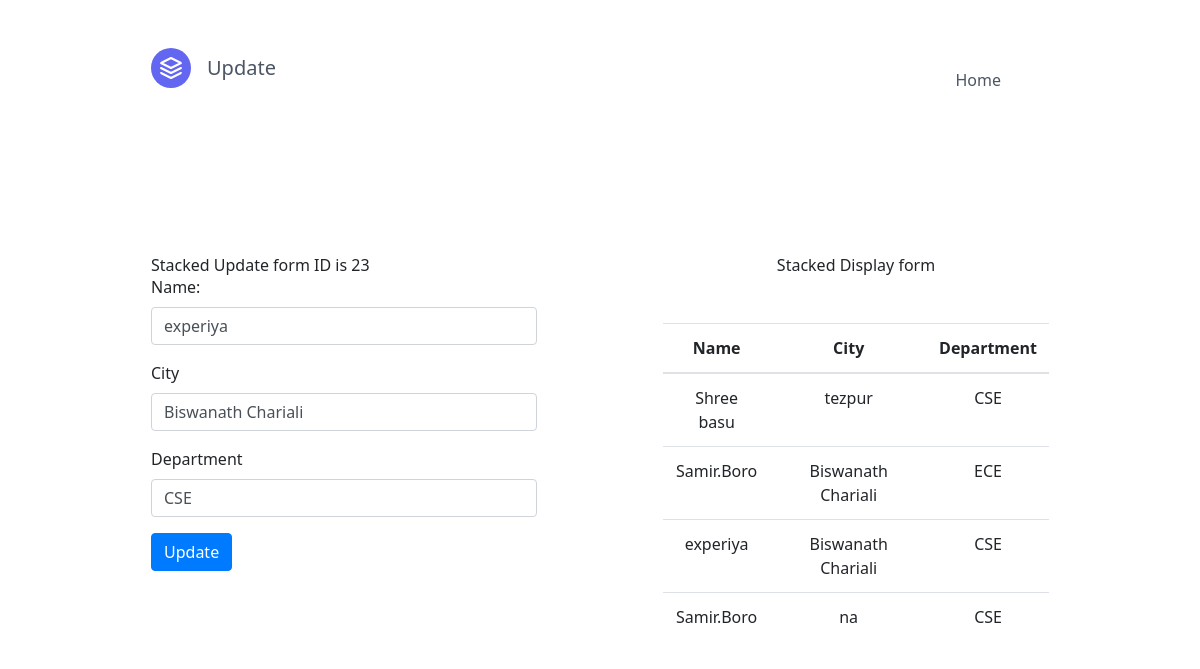
Page /update/23 on the committed database.
### curd/models.py (models this page shows, shortened)
class details(models.Model):
    sno=models.AutoField(primary_key=True)
    name=models.CharField(max_length=25)
    city=models.CharField(max_length=30)
    dept=models.CharField(max_length=25)

### curd/views.py (the view)
# urls.py: path('update/<int:edit_id>', views.update,name='update'),
def update(request,edit_id):
    edit_id = int(edit_id)
    data= details.objects.all()
    data2=details.objects.filter(sno=edit_id).first
    params = {'data':data,"edit_id":edit_id,'data2':data2}
    if request.method=="POST":
        change = details.objects.get(sno=edit_id)
        change.name = request.POST['name']
        change.city = request.POST['city']
        change.dept = request.POST['dept']
        change.save()
        return render(request,'app/update.html',params)
    else:
        return render(request,'app/update.html',params)

### templates/app/update.html (shortened to what this page needs)
{% extends 'base.html' %}
{%block dash%}Update{%endblock dash%}
{%block body%}
<section class=" container my-5">
    <div class="row">
      <div class=" col p-5">
          <div class="container">
              <h2>Stacked Update form ID is {{edit_id}}</h2>
              <form action="/update/{{edit_id}}" method="POST">  {% csrf_token %}
                <div class="form-group">
                  <label for="name">Name:</label>
                  <input type="text" class="form-control" id="name" name="name" placeholder="" value="{{data2.name}}">
                </div>
                <div class="form-group">
                  <label for="City">City</label>
                  <input type="text" class="form-control" id="city" placeholder="" value="{{data2.city}}" name="city">
                </div>
                <div class="form-group">
                  <label for="Dept">Department</label>
                  <input type="text" class="form-control" name="dept" placeholder="" value="{{data2.dept}}">
                </div>
                <button type="submit" class="btn btn-primary">Update</button>
              </form>
            </div>
      </div>
      <div class="col p-5">
          <div class="container text-center" >
              <h2 class="mb-5">Stacked Display form</h2>
              <table class="table table-hover">
                  <thead>
                    <tr>
                      <th>Name</th>
                      <th>City</th>
                      <th>Department</th>
                    </tr>
                  </thead>
                  <tbody>
                  {% for i in data%}
                    <tr>
                      <td>{{i.name}}</td>
                      <td>{{i.city}}</td>
                      <td>{{i.dept}}</td>
                    </tr>
                  {% endfor%}
                  </tbody>
                </table>
          </div>
      </div>
    </div>
</section>
{%endblock%}

### rows in the picture
details: name "experiya", city "Biswanath Chariali", dept "CSE"
details: name "Shree basu", city "tezpur", dept "CSE"
details: name "Samir.Boro", city "Biswanath Chariali", dept "ECE"
details: name "Samir.Boro", city "na", dept "CSE"

### other values in the picture
{{ edit_id }} "23"
